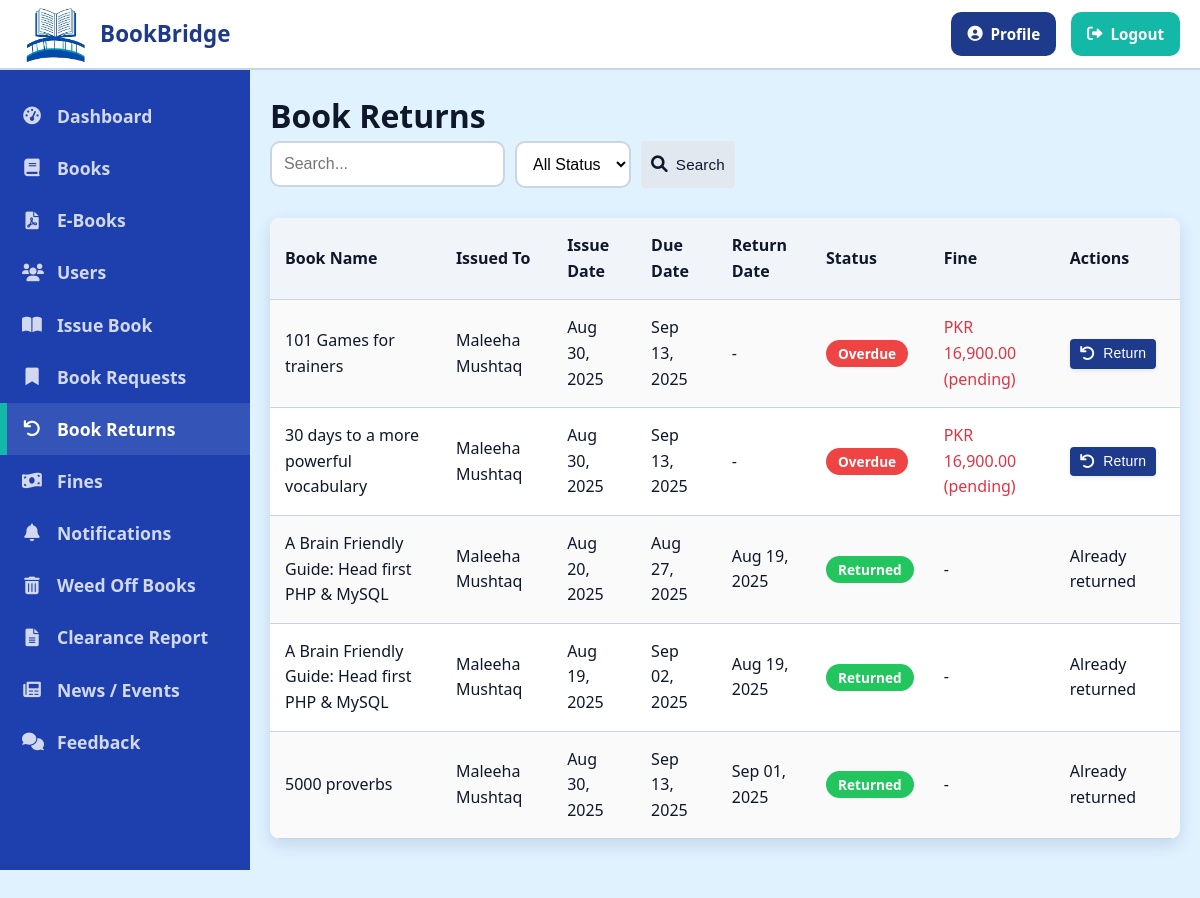
The app's page /librarian/returns.php (signed in), older data.
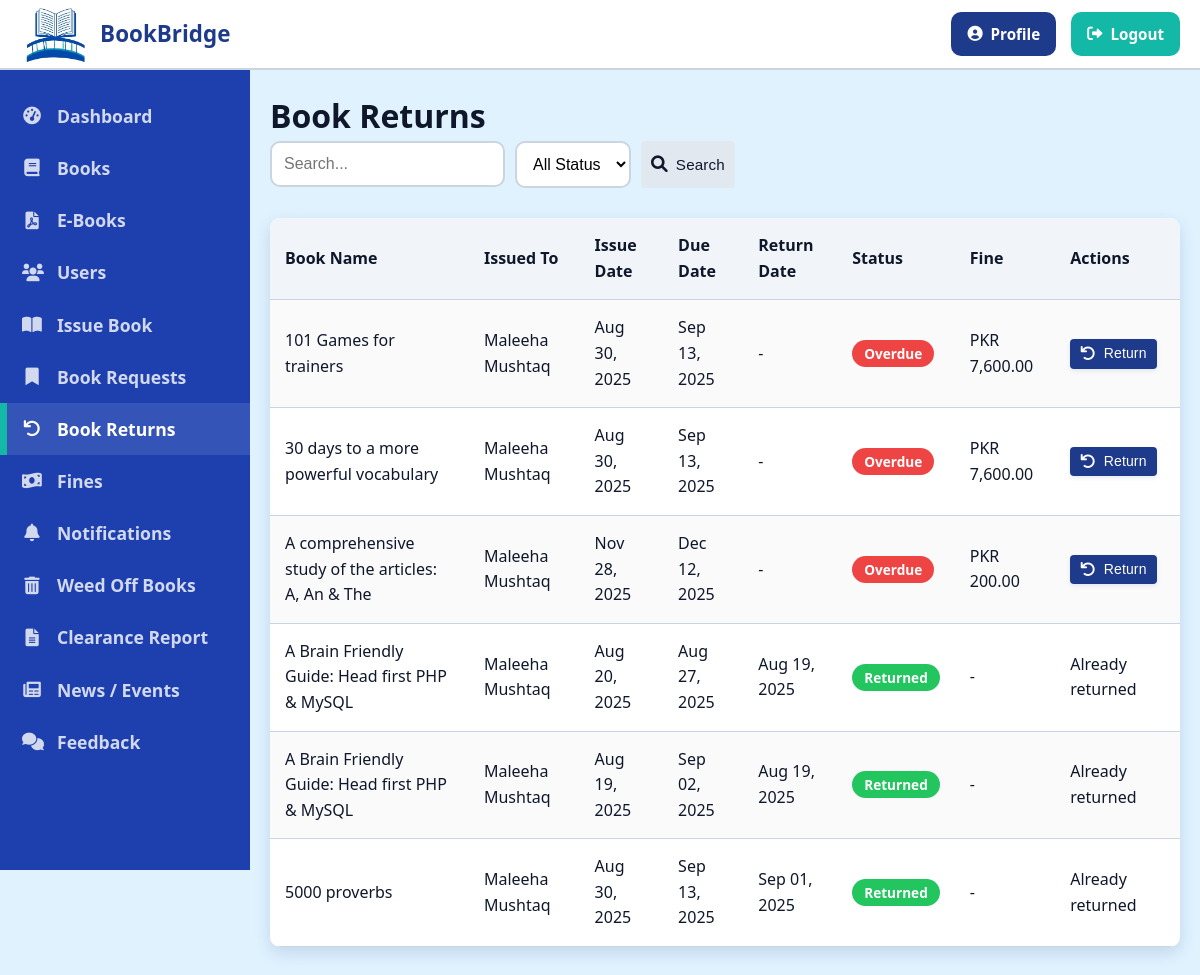
The same page, newer data.
### tables this page shows
CREATE TABLE `issued_books` (
  `id` int(11) NOT NULL,
  `book_id` int(11) NOT NULL,
  `user_id` int(11) NOT NULL,
  `issue_date` timestamp NOT NULL DEFAULT current_timestamp(),
  `return_date` date NOT NULL,
  `actual_return_date` date DEFAULT NULL,
  `status` enum('issued','returned','overdue') NOT NULL DEFAULT 'issued',
  `fine_amount` decimal(10,2) DEFAULT 0.00
);

CREATE TABLE `books` (
  `id` int(11) NOT NULL,
  `book_name` varchar(100) DEFAULT NULL,
  `author` varchar(100) DEFAULT NULL,
  `book_no` varchar(20) DEFAULT NULL,
  `publisher` varchar(100) DEFAULT NULL,
  `category` varchar(50) DEFAULT NULL,
  `available_quantity` int(11) NOT NULL DEFAULT 0,
  `total_quantity` int(11) NOT NULL DEFAULT 0,
  `created_at` timestamp NOT NULL DEFAULT current_timestamp(),
  `updated_at` timestamp NOT NULL DEFAULT current_timestamp() ON UPDATE current_timestamp()
);

CREATE TABLE `users` (
  `id` int(11) NOT NULL,
  `unique_id` varchar(20) DEFAULT NULL,
  `name` varchar(100) NOT NULL,
  `email` varchar(100) NOT NULL,
  `password` varchar(255) NOT NULL,
  `role` enum('librarian','student','faculty') NOT NULL,
  `class` varchar(100) DEFAULT NULL,
  `phone` varchar(20) DEFAULT NULL,
  `address` text DEFAULT NULL,
  `created_at` timestamp NOT NULL DEFAULT current_timestamp(),
  `approval_status` varchar(20) DEFAULT 'pending',
  `approved_at` timestamp NULL DEFAULT NULL,
  `rejected_at` timestamp NULL DEFAULT NULL,
  `email_verified` tinyint(1) DEFAULT 0,
  `email_verification_token` varchar(255) DEFAULT NULL
);

### librarian/returns.php (the view, shortened to what the changed rows need)
<?php
include_once '../includes/header.php';
$sql = "
    SELECT ib.*, b.book_name as book_name, u.name as user_name,
           CASE
               WHEN ib.actual_return_date IS NULL AND CURRENT_DATE > ib.return_date THEN 'overdue'
               WHEN ib.actual_return_date IS NULL THEN 'issued'
               ELSE ib.status
           END as current_status,
           GREATEST(DATEDIFF(CURRENT_DATE, ib.return_date), 0) as days_overdue
    FROM issued_books ib
    JOIN books b ON ib.book_id = b.id
    JOIN users u ON ib.user_id = u.id
    WHERE 1=1
";
$sql .= " ORDER BY
    CASE WHEN ib.actual_return_date IS NULL THEN 0 ELSE 1 END,
    ib.return_date ASC,
    ib.issue_date DESC";
$stmt = $conn->prepare($sql);
$stmt->execute();
$result = $stmt->get_result();
$issuedBooks = [];
while ($row = $result->fetch_assoc()) {
    $issuedBooks[] = $row;
}
?>
<h1 class="page-title">Book Returns</h1>
<div class="d-flex justify-between align-center mb-4">
    <div class="status-summary">
<div class="table-container" style="margin-top:30px;">
    <table class="table table-striped">
        <thead>
            <tr>
                <th>Book Name</th>
                <th>Issued To</th>
                <th>Issue Date</th>
                <th>Due Date</th>
                <th>Return Date</th>
                <th>Status</th>
                <th>Fine</th>
                <th>Actions</th>
            </tr>
        </thead>
        <tbody>
            <?php if (count($issuedBooks) > 0): ?>
                <?php foreach ($issuedBooks as $book): ?>
                    <tr>
                        <td><?php echo htmlspecialchars($book['book_name']); ?></td>
                        <td><?php echo htmlspecialchars($book['user_name']); ?></td>
                        <td><?php echo date('M d, Y', strtotime($book['issue_date'])); ?></td>
                        <td><?php echo date('M d, Y', strtotime($book['return_date'])); ?></td>
                        <td>
                            <?php
                            if ($book['actual_return_date']) {
                                echo date('M d, Y', strtotime($book['actual_return_date']));
                            } else {
                                echo '-';
                            }
                            ?>
                        </td>
                        <td>
                            <?php
                            switch ($book['current_status']) {
                                case 'returned':
                                    echo '<span class="badge badge-success">Returned</span>';
                                    break;
                                case 'overdue':
                                    echo '<span class="badge badge-danger">Overdue</span>';
                                    break;
                            }
                            ?>
                        </td>
                        <td>
    <?php
    $roleStmt = $conn->prepare("SELECT role FROM users WHERE id = ?");
    $roleStmt->bind_param("i", $book['user_id']);
    $roleStmt->execute();
    $roleResult = $roleStmt->get_result();
    $userRole = '';
    if ($roleData = $roleResult->fetch_assoc()) {
        $userRole = $roleData['role'];
    }
    if ($userRole === 'faculty' && $book['current_status'] == 'overdue' && !$book['actual_return_date']) {
    }
    else if ($book['fine_amount'] > 0) {
        echo 'PKR ' . number_format($book['fine_amount'], 2);
    } else if ($book['current_status'] == 'overdue' && !$book['actual_return_date']) {
        $suggestedFine = $book['days_overdue'] * 100.00;
        echo '<span class="text-danger">PKR ' . number_format($suggestedFine, 2) . ' (pending)</span>';
    } else {
        echo '-';
    }
    ?>
</td>
                        <td>
                            <?php if ($book['current_status'] != 'returned'): ?>
                                <button class="btn btn-sm btn-primary" data-modal-target="returnModal<?php echo $book['id']; ?>">
                                    <i class="fas fa-undo"></i> Return
                                </button>
                            <?php else: ?>
                                <span class="text-muted">Already returned</span>
                            <?php endif; ?>
                        </td>
                    </tr>
                <?php endforeach; ?>
            <?php else: ?>
                <tr>
                    <td colspan="8" class="text-center">No issued books found.</td>
                </tr>
            <?php endif; ?>
        </tbody>
    </table>
</div>
<?php
include_once '../includes/footer.php';
?>

Row changes from the older to the newer data that the page shows:
changed issued_books "101 Games for trainers": fine_amount (not shown) → "7,600.00"; suggestedFine "16,900.00" → (not shown)
changed issued_books "30 days to a more powerful vocabulary": fine_amount (not shown) → "7,600.00"; suggestedFine "16,900.00" → (not shown)
added issued_books: book.book_name "A comprehensive study of the articles: A, An & The", user.name "Maleeha Mushtaq", issue_date "Nov 28, 2025", return_date "Dec 12, 2025", shows "Overdue", fine_amount "200.00"
